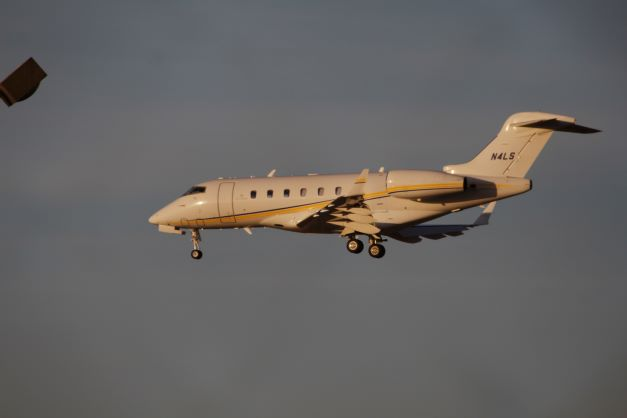
#> input picture photos/plane.JPG, 627 x 418 px
$ python draw.py
#> lines starting #> are read from the running program, lines starting #| are printed output that depends on the picture
import cv2 as cv
import numpy as np

img = cv.imread("photos/plane.JPG")
#> img is the input picture: shape (418, 627, 3); mean B, G, R 98.7, 99.9, 102

blank = np.zeros((600, 700, 3), dtype = "uint8")

# cv.imshow("blank", blank)

# 1. Paint image a certain color
blank[:] = 255, 255, 255
# cv.imshow("Green", blank)

cv.rectangle(blank, (0, 0), (blank.shape[1], blank.shape[0]//3), (20, 89, 194), thickness=-1)
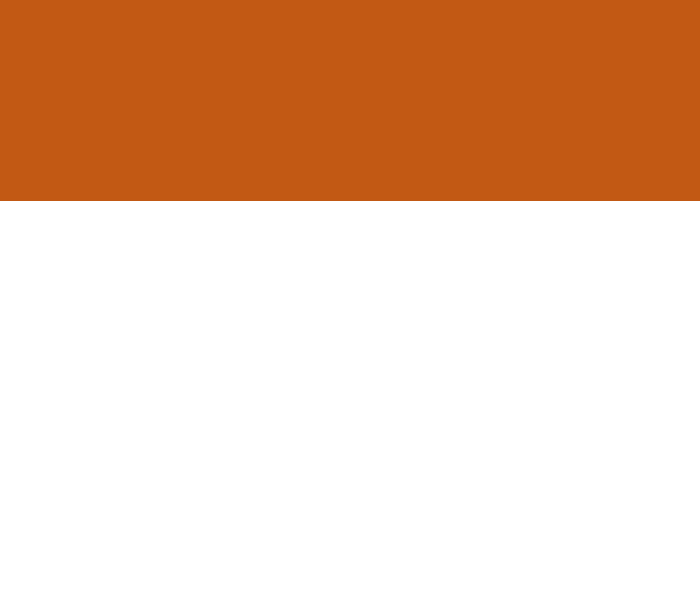
#> blank: shape (600, 700, 3); mean of channels 0, 1, 2 176.3, 199.4, 234.6; drawn as B, G, R
cv.rectangle(blank, (0, blank.shape[0]*2//3), (blank.shape[1], blank.shape[0]), (57, 174, 99), thickness=-1)
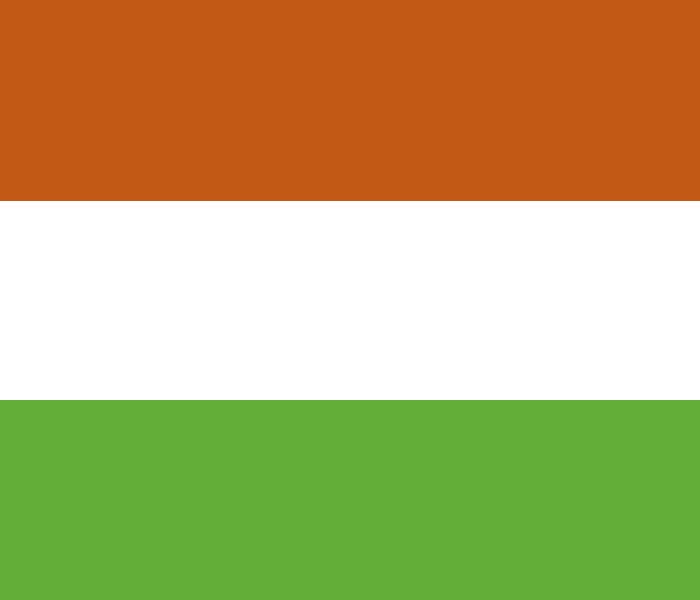
#> blank: shape (600, 700, 3); mean of channels 0, 1, 2 110.3, 172.4, 182.6; drawn as B, G, R

cv.circle(blank, (blank.shape[1]//2, blank.shape[0]//2), blank.shape[0]//6 - 10, (20, 89, 194), thickness=-1)

cv.putText(blank, "Republique du Niger", (175, 225), cv.FONT_HERSHEY_TRIPLEX, 1.0, (75, 75, 75), 2)
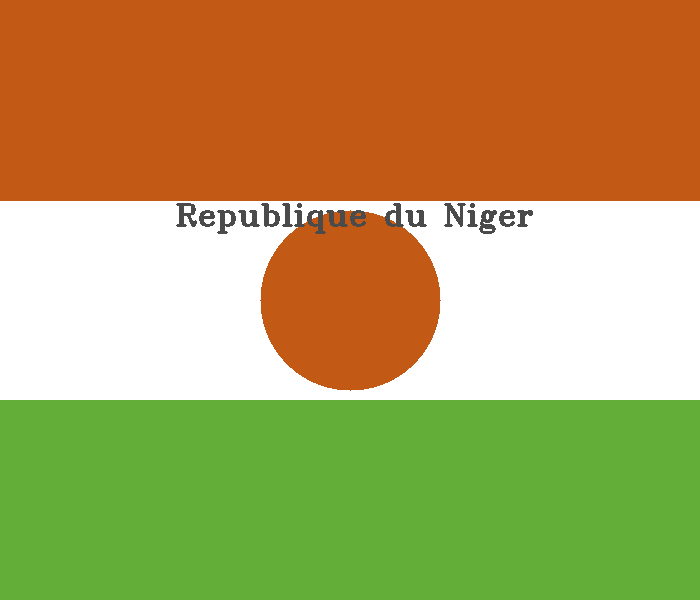
#> blank: shape (600, 700, 3); mean of channels 0, 1, 2 94.9, 161.1, 177.5; drawn as B, G, R

cv.imshow("Niger", blank)
cv.waitKey(0)

# 30:00, https://www.youtube.com/watch?v=oXlwWbU8l2o
